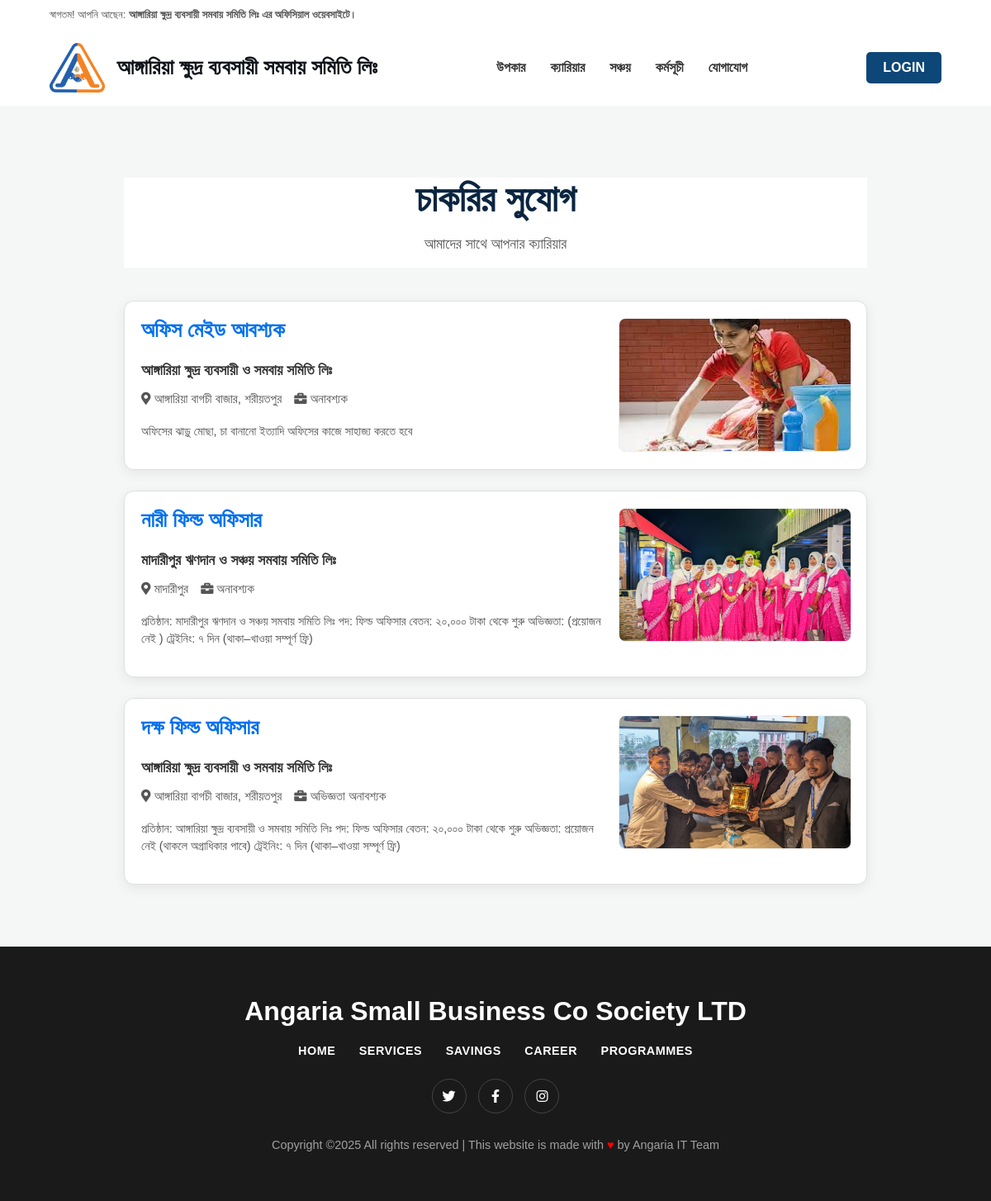
Page /career/ on the committed database.
### core/models.py (models this page shows, shortened)
class JobPost(models.Model):
    title = models.CharField(max_length=200, verbose_name="পদের নাম")
    company_name = models.CharField(max_length=200, default="আঙ্গারিয়া ক্ষুদ্র ব্যবসায়ী ও সমবায় সমিতি লিঃ", verbose_name="প্রতিষ্ঠানের নাম")
    company_logo = models.ImageField(upload_to='job_logos/', blank=True, null=True, verbose_name="প্রতিষ্ঠানের লোগো")
    location = models.CharField(max_length=100, blank=True, null=True, verbose_name="কাজের স্থান")
    experience = models.CharField(max_length=100, blank=True, null=True, verbose_name="অভিজ্ঞতা (যেমন: ৪ থেকে ৫ বছর)")
    short_description = models.TextField(blank=True, null=True, verbose_name="সংক্ষিপ্ত বিবরণ (তালিকা পেজের জন্য)")
    description = models.TextField(verbose_name="চাকরির বিস্তারিত বিবরণ")
    application_deadline = models.DateField(blank=True, null=True, verbose_name="আবেদনের শেষ তারিখ")
    published_date = models.DateTimeField(default=timezone.now, verbose_name="প্রকাশের তারিখ")
    class Meta:
        verbose_name = "চাকরির পোস্ট"
        verbose_name_plural = "চাকরির পোস্টসমূহ"
        ordering = ['application_deadline']

### core/views.py (the view)
# urls.py: path('career/', job_list_view, name='job_list'),
def job_list_view(request):
    jobs = JobPost.objects.all().order_by('-id')
    context = {'jobs': jobs}
    return render(request, 'careers/career_list.html', context)

### templates/careers/career_list.html (shortened to what this page needs)
{% extends "base.html" %}
{% load static %}
{% block content %}
<section class="career-section">
    <div class="career-container">
        <header class="career-header">
            <h1>চাকরির সুযোগ</h1>
            <P><tag class="typewriter-effect" data-text="আমাদের সাথে আপনার ক্যারিয়ার গড়ুন।"></tag>
            </P>
        </header>
        <ul class="job-list">
    {% for job in jobs %}
    <li class="job-card" onclick="location.href='{% url 'job_detail' job.pk %}'" style="cursor: pointer;">
        <div class="job-details-left">
            <a href="{% url 'job_detail' job.pk %}" class="job-title">{{ job.title }}</a>
            <p class="job-company">{{ job.company_name }}</p>
            <div class="job-meta">
                {% if job.location %}
                <span class="job-meta-item">
                    <i class="fas fa-map-marker-alt"></i> {{ job.location }}
                </span>
                {% endif %}
                {% if job.experience %}
                <span class="job-meta-item">
                    <i class="fas fa-briefcase"></i> {{ job.experience }}
                </span>
                {% endif %}
            </div>
            {% if job.short_description %}
                <p class="job-description">
                    {{ job.short_description }}
                </p>
            {% endif %}
        </div>
        <div class="job-details-right">
            {% if job.company_logo %}
            <div class="job-image-box">
                <img src="{{ job.company_logo.url }}" alt="{{ job.company_name }}">
            </div>
            {% endif %}
        </div>
    </li>
    {% empty %}
    <li class="job-card" style="text-align: center; display: block;">
        <p>আপাতত কোনো চাকরির সার্কুলার নেই।</p>
    </li>
    {% endfor %}
</ul>
    </div>
</section>
{% endblock content %}

### templates/base.html (shortened to what this page needs)
{% load static %}
<!DOCTYPE html>
<html lang="bn">
<head>
    <link rel="stylesheet" href="{% static 'css/base.css' %}">
    <link rel="stylesheet" href="https://cdnjs.cloudflare.com/ajax/libs/font-awesome/5.15.4/css/all.min.css">
</head>
<body>
    <header>
        <div class="container">
            <div class="top-bar">
               <div class="top-left">
    <div class="ticker-window">
        <div class="ticker-content">
            <span>স্বাগতম! আপনি আছেন: <strong>আঙ্গারিয়া ক্ষুদ্র ব্যবসায়ী সমবায় সমিতি লিঃ এর অফিসিয়াল ওয়েবসাইটে।</strong></span>
        </div>
    </div>
</div>
            </div>
            <nav class="main-nav">
                <a href="{% url 'home' %}" class="logo">
                    <img src="{% static 'images/logo.png' %}" alt="Angaria Samity Logo">
                    <span>আঙ্গারিয়া ক্ষুদ্র ব্যবসায়ী সমবায় সমিতি লিঃ</span>
                </a>
                <div class="menu">
                    <a href="#">উপকার</a>
                    <a href="{% url 'job_list' %}">ক্যারিয়ার</a>
                    <a href="{% url 'savings' %}">সঞ্চয়</a>
                    <a href="{% url 'post_list' %}">কর্মসূচী</a>
                    <a href="{% url 'services' %}">যোগাযোগ</a>
                </div>
                <a href="{% url 'login' %}" class="login-btn">LOGIN</a>
            </nav>
        </div>
    </header>
    <main>
        {% block content %}
        {% endblock content %}
    </main>
    <footer class="site-footer">
        <div class="container">
            <div class="footer-content">
                <h2 class="footer-logo">Angaria Small Business Co Society LTD</h2>
                <nav class="footer-nav">
                    <a href="{% url 'home' %}">Home</a>
                    <a href="{% url 'services' %}">Services</a>
                    <a href="{% url 'savings' %}">Savings</a>
                    <a href="{% url 'job_list' %}">Career</a>
                    <a href="{% url 'post_list' %}">Programmes</a>
                </nav>
                <div class="footer-social">
                    <a href="https://www.facebook.com/Angariasmallbusiness/about/?_rdr" aria-label="Twitter"><i class="fab fa-twitter"></i></a>
                    <a href="https://www.facebook.com/Angariasmallbusiness/about/?_rdr" aria-label="Facebook"><i class="fab fa-facebook-f"></i></a>
                    <a href="https://www.facebook.com/Angariasmallbusiness/about/?_rdr" aria-label="Instagram"><i class="fab fa-instagram"></i></a>
                </div>
                <p class="footer-copyright">
                    Copyright &copy;2025 All rights reserved | This website is made with <span class="heart">&hearts;</span> by Angaria IT Team
                </p>
            </div>
        </div>
    </footer>
</body>
</html>

### static/css/base.css (style rules this page uses)
html { height: 100%; }
body { font-family: Arial, sans-serif; margin: 0; padding: 0; background-color: #ffffff; display: flex; flex-direction: column; min-height: 100vh; }
main { flex-grow: 1; }
header, .sticky-footer { flex-shrink: 0; }
a { text-decoration: none; color: #10151a; }
.container { width: 90%; max-width: 1200px; margin: 0 auto; }
header { background-color: white; border-bottom: 1px solid #ffffff; z-index: 10; position: relative; }
.top-bar { display: flex; justify-content: space-between; align-items: center; padding: 10px 0; font-size: 0.8rem; color: #555; border-bottom: 1px solid #ffffff; }
.main-nav { display: flex; justify-content: space-between; align-items: center; padding: 15px 0; }
.main-nav .logo { display: flex; align-items: center; gap: 15px; font-size: 1.6rem; font-weight: bold; color: #0e131a; line-height: 1.3; text-decoration: none; }
.main-nav .logo img { height: 45px; width: auto; }
.main-nav .menu { display: flex; }
.main-nav .menu a { margin: 0 15px; font-weight: bold; color: #333; padding: 5px 0; }
.main-nav .login-btn { background-color: #0d4777; color: white; padding: 10px 20px; border-radius: 5px; font-weight: bold; white-space: nowrap; }
.main-nav .logo img { height: 60px; width: auto; }

### templates/careers/career_list.html (style rules this page uses)
.career-section { padding: 50px 0; background-color: #f4f7f6; }
.career-container { width: 90%; max-width: 900px; margin: 0 auto; }
.career-header { text-align: center; margin-bottom: 40px; }
.career-header h1 { font-size: 2.8rem; color: #0a2540; margin-bottom: 15px; }
.career-header p { font-size: 1.1rem; color: #555; }
.job-list { list-style: none; padding: 0; margin: 0; }
.job-card { background-color: white; border-radius: 12px; box-shadow: 0 4px 15px rgba(0, 0, 0, 0.07); margin-bottom: 25px; padding: 20px; display: flex; justify-content: space-between; align-items: stretch; gap: 20px; transition: box-shadow 0.3s ease, transform 0.3s ease; border: 1px solid #e0e0e0; position: relative; }
.job-details-left { flex: 1; display: flex; flex-direction: column; justify-content: center; }
.job-title { font-size: 1.6rem; font-weight: bold; color: #0070f0; margin: 0 0 5px 0; text-decoration: none; display: inline-block; }
.job-company { font-size: 1.1rem; color: #333; font-weight: bold; margin-bottom: 15px; }
.job-meta { display: flex; flex-wrap: wrap; gap: 15px; color: #555; font-size: 0.95rem; margin-bottom: 10px; }
.job-description { color: #555; margin-top: 10px; font-size: 0.9rem; line-height: 1.5; }
.job-details-right { flex-basis: 280px; min-width: 250px; display: flex; flex-direction: column; gap: 10px; }
.job-image-box { width: 100%; height: 160px; background: #f9f9f9; border-radius: 8px; overflow: hidden; border: 1px solid #eee; }
.job-image-box img { width: 100%; height: 100%; object-fit: cover; }

### templates/base.html (style rules this page uses)
.site-footer { background-color: #1a1a1a; color: #a0a0a0; padding: 60px 0; text-align: center; }
.footer-content { max-width: 900px; margin: 0 auto; }
.footer-logo { font-size: 2rem; font-weight: 700; color: #ffffff; margin: 0 0 20px 0; }
.footer-nav { margin-bottom: 25px; }
.footer-nav a { display: inline-block; color: #ffffff; text-decoration: none; text-transform: uppercase; font-size: 0.9rem; font-weight: 600; padding: 0 12px; letter-spacing: 0.5px; transition: color 0.3s ease; }
.footer-social { margin-bottom: 30px; }
.footer-social a { display: inline-flex; justify-content: center; align-items: center; width: 40px; height: 40px; color: #ffffff; border: 1px solid #444; border-radius: 50%; text-decoration: none; margin: 0 5px; transition: background-color 0.3s ease, border-color 0.3s ease; }
.footer-copyright { font-size: 0.9rem; margin: 0; }
.footer-copyright .heart { color: #ff0000; }

### rows in the picture
JobPost: title "অফিস মেইড আবশ্যক", company_name "আঙ্গারিয়া ক্ষুদ্র ব্যবসায়ী ও সমবায় সমিতি লিঃ", location "আঙ্গারিয়া বাগচী বাজার, শরীয়তপুর", experience "অনাবশ্যক", short_description "অফিসের ঝাড়ু মোছা, চা বানানো ইত্যাদি অফিসের কাজে সাহাজ্য করতে হবে", company_logo (picture)
JobPost: title "নারী ফিল্ড অফিসার", company_name "মাদারীপুর ঋণদান ও সঞ্চয় সমবায় সমিতি লিঃ", location "মাদারীপুর", experience "অনাবশ্যক", short_description "প্রতিষ্ঠান: মাদারীপুর ঋণদান ও সঞ্চয় সমবায় সমিতি লিঃ পদ: ফিল্ড অফিসার বেতন: ২০,০০০ টাকা থেকে শুরু অভিজ্ঞতা: (প্রয়োজন নেই ) ট্রেইনিং: ৭ দিন (থাকা–খাওয়া সম্পূর্ণ ফ্রি)", company_logo (picture)
JobPost: title "দক্ষ ফিল্ড অফিসার", company_name "আঙ্গারিয়া ক্ষুদ্র ব্যবসায়ী ও সমবায় সমিতি লিঃ", location "আঙ্গারিয়া বাগচী বাজার, শরীয়তপুর", experience "অভিজ্ঞতা অনাবশ্যক", short_description "প্রতিষ্ঠান: আঙ্গারিয়া ক্ষুদ্র ব্যবসায়ী ও সমবায় সমিতি লিঃ পদ: ফিল্ড অফিসার বেতন: ২০,০০০ টাকা থেকে শুরু অভিজ্ঞতা: প্রয়োজন নেই (থাকলে অগ্রাধিকার পাবে) ট্রেইনিং: ৭ দিন (থাকা–খাওয়া সম্পূর্ণ ফ্রি)", company_logo (picture)
